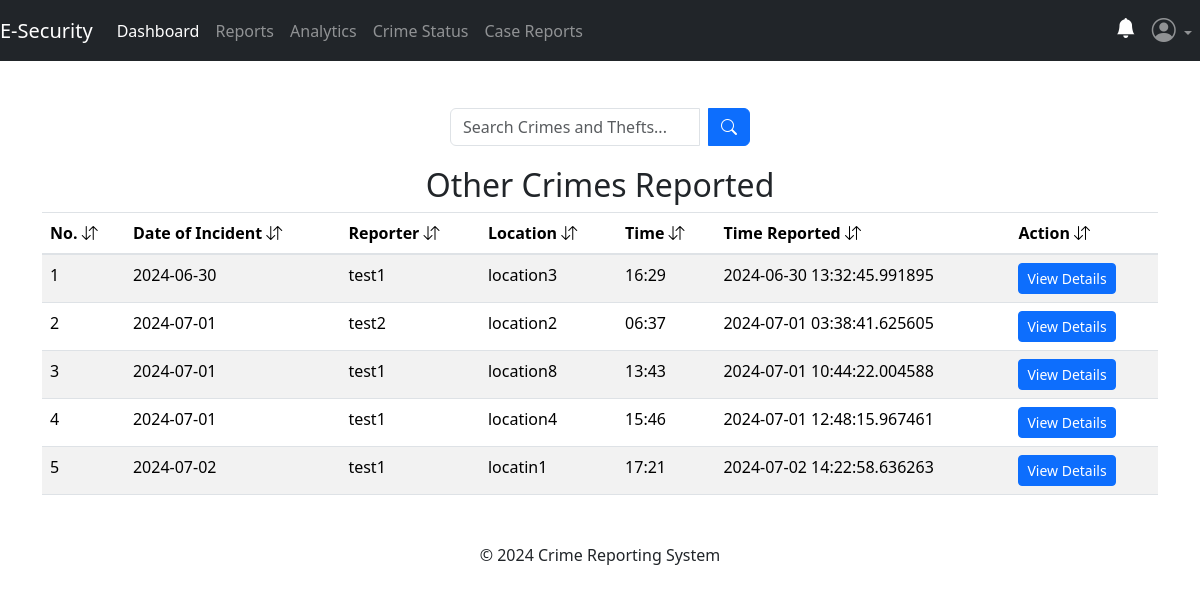
Page /admin/reports (signed in) on the committed database.
### app/posts/models.py (models this page shows, shortened)
class Crime(db.Model, UserMixin):
    crime_id = db.Column(db.Integer, primary_key=True)
    date_of_incident = db.Column(db.String(10), nullable=False)
    issued_by = db.Column(db.String(20), nullable=True)
    time_of_incident = db.Column(db.String(10), nullable=False)
    phonenumber = db.Column(db.String(10), nullable=True)
    incident_location = db.Column(db.Text, nullable=False)
    incident_nature = db.Column(db.Text, nullable=False)
    incident_details = db.Column(db.Text, nullable=False)
    suspect_details = db.Column(db.Text, nullable=True)
    arrest_history = db.Column(db.Text, nullable=False)
    suspect_name = db.Column(db.String(10), nullable=True)
    comments = db.Column(db.Text, nullable=True)
    crime_status = db.Column(db.String(10), nullable=True)
    latitude = db.Column(db.Float)
    longitude = db.Column(db.Float)
    crime_file_upload = db.Column(db.Text, nullable=True)
    crime_file_name = db.Column(db.Text, nullable=True)
    crime_mimetype = db.Column(db.Text, nullable=True)
    date_crime_received = db.Column(db.DateTime(timezone=True), nullable=False, default=func.now())
    reporter_id = db.Column(db.Integer, db.ForeignKey('user.id'))

### app/admins/routes.py (the view)
@admins.route('/admin/reports')
@admin_required
def reports():
    search_query = request.args.get('search_query', '')
    try:
        if search_query:
            crimes = Crime.query.filter(
                Crime.incident_location.ilike(f'%{search_query}%') |
                Crime.issued_by.ilike(f'%{search_query}%') |
                Crime.date_of_incident.ilike(f'%{search_query}%') |
                Crime.time_of_incident.ilike(f'%{search_query}%') |
                Crime.date_theft_received.ilike(f'%{search_query}%') |
                Crime.crime_status.ilike(f'%{search_query}%')
            ).all()
        else:
            crimes = Crime.query.all()
    except:
        current_app.logger.error("Database error:")
        flash("No reports with the keyword.", "warning")
        return redirect(url_for('admins.reports'))
    return render_template('admin/reports.html', title='Reports Dashboard', crimes=crimes)

### app/__init__.py (called while the page is built)
@login_manager.user_loader
def load_user(user_id):
    return models.User.query.get(user_id)

### app/admins/routes.py (called while the page is built)
def admin_required(f):
    @wraps(f)
    def decorated_function(*args, **kwargs):
        if not session.get('admin_id'):
            flash('You need to be logged in as an admin to access the page.', 'danger')
            return redirect(url_for('admins.adminIndex'))
        return f(*args, **kwargs)
    return decorated_function

### app/templates/admin/reports.html (shortened to what this page needs)
{% extends 'admin/layout.html' %}
{% block content %}
<div class="container">
    <br>
    <form method="GET" action="{{ url_for('admins.reports') }}" class="search-form">
        <div class="input-group search-input">
            <input type="text" name="search_query" class="form-control" placeholder="Search Crimes and Thefts...">
            <div class="input-group-append ms-2">
                <button type="submit" class="btn btn-primary">
                    <i class="bi bi-search"></i>
                </button>
            </div>
        </div>
    </form>
{% if crimes %}
  <table class="table table-striped table-hover">
    <h2 style="text-align: center;">Other Crimes Reported</h2>
    <thead>
        <tr>
            <th scope="col">No. <i class="bi bi-arrow-down-up"></i></th>
            <th scope="col">Date of Incident <i class="bi bi-arrow-down-up"></i></th>
            <th scope="col">Reporter <i class="bi bi-arrow-down-up"></i></th>
            <th scope="col">Location <i class="bi bi-arrow-down-up"></i></th>
            <th scope="col">Time <i class="bi bi-arrow-down-up"></i></th>
            <th scope="col">Time Reported <i class="bi bi-arrow-down-up"></i></th>
            <th scope="col">Action <i class="bi bi-arrow-down-up"></i></th>
        </tr>
    </thead>
    <tbody>
        {% for crime in crimes %}
            <tr>
                <td>{{ loop.index }}</td>
                <td>{{ crime.date_of_incident }}</td>
                <td>{{ crime.issued_by }}</td>
                <td>{{ crime.incident_location }}</td>
                <td>{{ crime.time_of_incident }}</td>
                <td>{{ crime.date_crime_received }}</td>
                <td>
                    <button class="btn btn-primary btn-sm" onclick="crimeDetails('{{ crime.crime_id }}')">
                        View Details
                    </button>
                </td>
            </tr>
        {% endfor %}
    </tbody>
  </table>
{% endif %}
{% endblock content %}

### app/templates/admin/layout.html (style rules this page uses)
html, body { height: 100%; width: 100%; padding-top: 30px; background-color: #ffffff; }

### app/templates/admin/reports.html (style rules this page uses)
.search-form { display: flex; justify-content: center; margin-bottom: 20px; }
.search-input { width: 300px; }

### rows in the picture
Crime: date_of_incident "2024-06-30", issued_by "test1", incident_location "location3", time_of_incident "16:29", date_crime_received "2024-06-30 13:32:45.991895"
Crime: date_of_incident "2024-07-01", issued_by "test2", incident_location "location2", time_of_incident "06:37", date_crime_received "2024-07-01 03:38:41.625605"
Crime: date_of_incident "2024-07-01", issued_by "test1", incident_location "location8", time_of_incident "13:43", date_crime_received "2024-07-01 10:44:22.004588"
Crime: date_of_incident "2024-07-01", issued_by "test1", incident_location "location4", time_of_incident "15:46", date_crime_received "2024-07-01 12:48:15.967461"
Crime: date_of_incident "2024-07-02", issued_by "test1", incident_location "locatin1", time_of_incident "17:21", date_crime_received "2024-07-02 14:22:58.636263"
